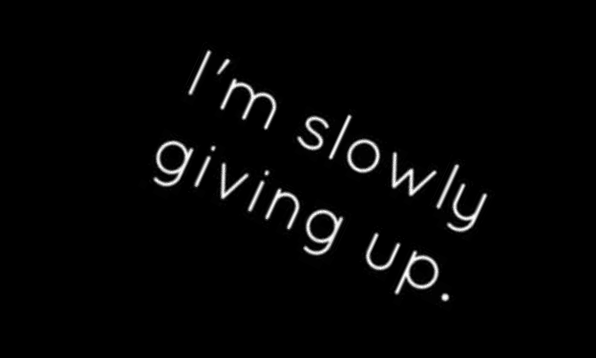
%> input picture Test3.png, 596 x 358 px
$ octave PROGRAMME_5_9.m   (GNU Octave 9; MATLAB toolbox functions it lacks are replaced by stand-ins)
%> lines starting %> are read from the running program, lines starting %| are printed output that depends on the picture; in (x1, y1, x2, y2) boxes, pixels count from 0 and x2, y2 are one past the last pixel; in counts of white or black regions, pixels touching at a corner belong together; the program's own positions count from 1
I=imread('Test3.png'); % input the original image
%> I is the input picture: size 358x596x3 uint8; min 0, max 255, mean 5.9
I = rgb2gray(I);
%> I: size 358x596 uint8
A=im2bw(I);
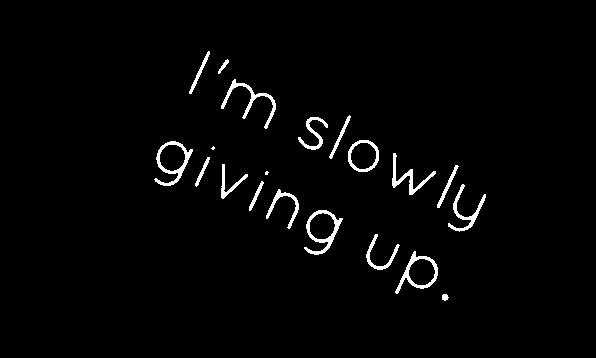
%> A: size 358x596 logical; 2.2% white; 20 white regions (2 under 20 px), largest, box (x1, y1, x2, y2) and area: (304, 210, 343, 255) 474, (154, 141, 193, 186) 464, (221, 79, 276, 129) 450
se=strel('ball',12,0);% Defining the structural elements
BW=imdilate(A,se);% image text dilation
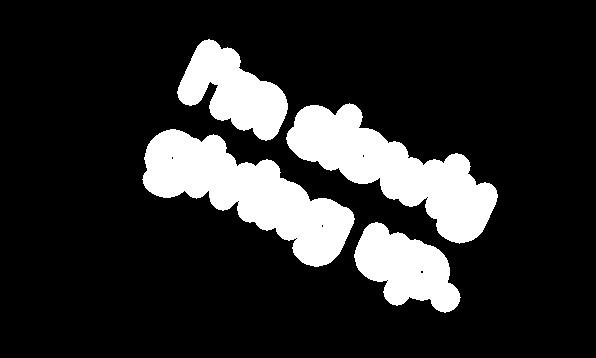
%> BW: size 358x596 logical; 17.1% white; 4 white regions, box (x1, y1, x2, y2) and area: (142, 129, 355, 267) 12656, (286, 103, 498, 244) 12192, (177, 39, 288, 141) 6021, (354, 222, 461, 313) 5713
BW2=bwmorph(BW,'thin',Inf);% image text thinning
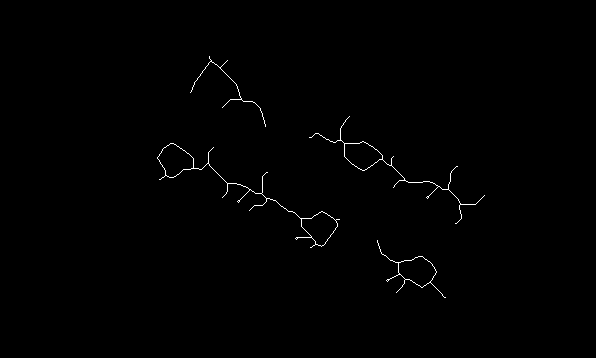
%> BW2: size 358x596 logical; 0.5% white in thin lines or dots, all inside (x1, y1, x2, y2) = (157, 56, 485, 298)
[H,T,R]=hough(BW2);%Hough transform
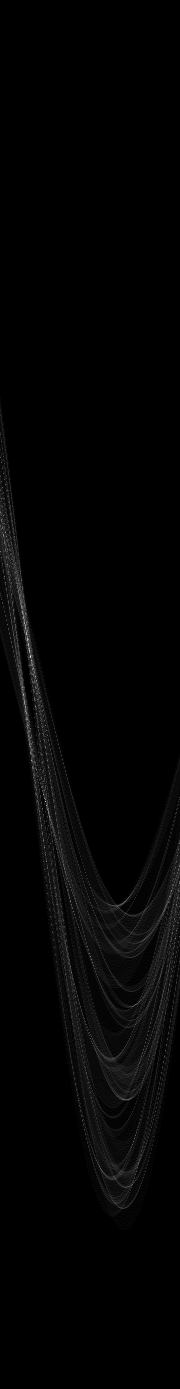
%> H: size 1389x180 double; min 0, max 50, mean 0.8; drawn with min black and max white
%> T = 180 values from -90 to 89; R = 1389 values from -694 to 694
P=houghpeaks(H,5);%extract the peak point
%> P = [657 31; 802 46; 635 27; 695 24; 761 32]
lines=houghlines(BW2,T,R,P);% extract the straight line
%> lines = 4 lines; point1 to point2 (x, y): (248, 188) to (303, 219), (430, 182) to (469, 205), (241, 185) to (278, 203), (210, 58) to (238, 87)
for k=1:length(lines)
    z=[lines(k).point1;lines(k).point2];% extract the coordinate
end
%> this loop made 4 passes
%> z on passes 1 to 4: [248 188; 303 219], [210 58; 238 87], [241 185; 278 203], [430 182; 469 205]
m=(z(2,2)- z(1,2))/(z(2,1)-z(1,1)); % calculate the slope of the line
%> m = 0.59
M=atan(m); %calculate the angle
%> M = 0.533
M=M*180/3.14;
%> M = 30.55
C=imrotate(A,M);% Image correction
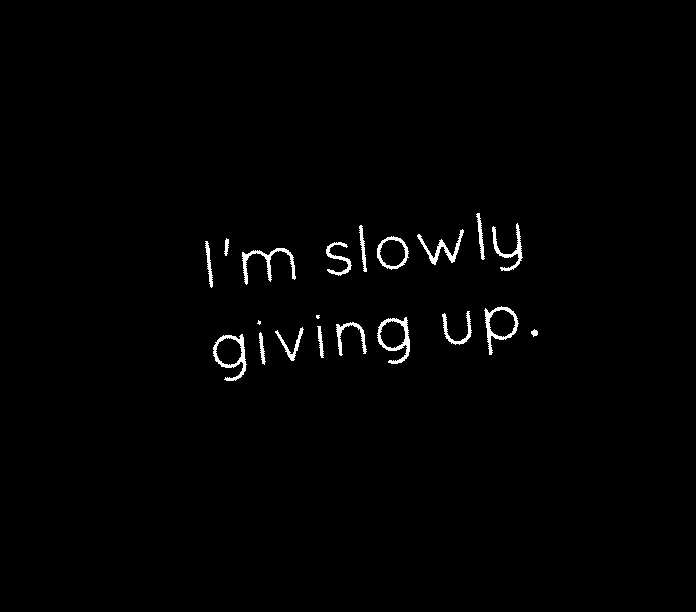
%> C: size 612x696 logical; 1.1% white; 20 white regions (2 under 20 px), largest, box (x1, y1, x2, y2) and area: (377, 317, 410, 364) 476, (213, 334, 247, 381) 464, (242, 248, 296, 285) 450
subplot(1,2,1);
imshow(A);
title('original image');
subplot(1,2,2);
imshow(C);
title('the corrected image');

$ run again, with 1002.jpg saved as Test3.png
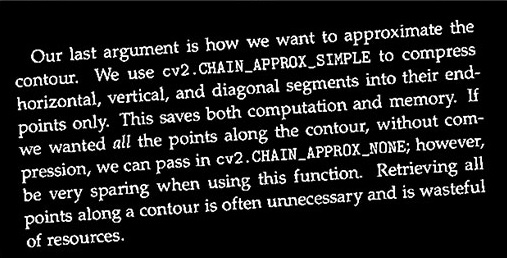
%> input picture 1002.jpg, 507 x 258 px
%> I is the input picture: size 258x507x3 uint8; min 0, max 255, mean 31.2
%> I: size 258x507 uint8
%> `A=im2bw(I);`:
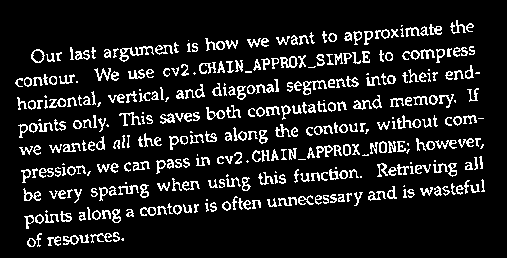
%> A: size 258x507 logical; 11.7% white in thin lines or dots, all inside (x1, y1, x2, y2) = (15, 20, 485, 247)
%> BW: size 258x507 logical; 73.2% white; 3 black regions (2 under 20 px), largest, box (x1, y1, x2, y2) and area: (0, 0, 507, 258) 35081
%> BW2: size 258x507 logical; 0.61% white in thin lines or dots, all inside (x1, y1, x2, y2) = (19, 26, 484, 242)
%> T = 180 values from -90 to 89; R = 1137 values from -568 to 568
%> P = [710 177; 674 91]
%> lines = 1 line; point1 to point2 (x, y): (106, 159) to (106, 229)
%> the loop `for k=1:length(lines)` made 1 pass
%> z on pass 1: [106 159; 106 229]
%> m = Inf
%> `M=atan(m);`: M = 1.57
%> `M=M*180/3.14;`: M = 90.05
%> `C=imrotate(A,M);`:
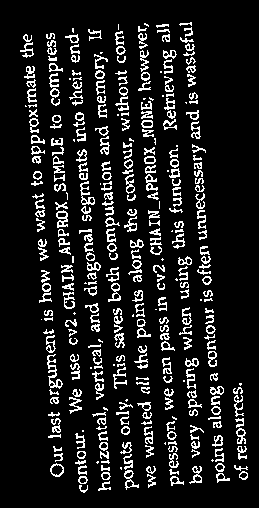
%> C: size 508x259 logical; 11.6% white in thin lines or dots, all inside (x1, y1, x2, y2) = (20, 22, 248, 493)

$ run again, with Test1.jpg saved as Test3.png
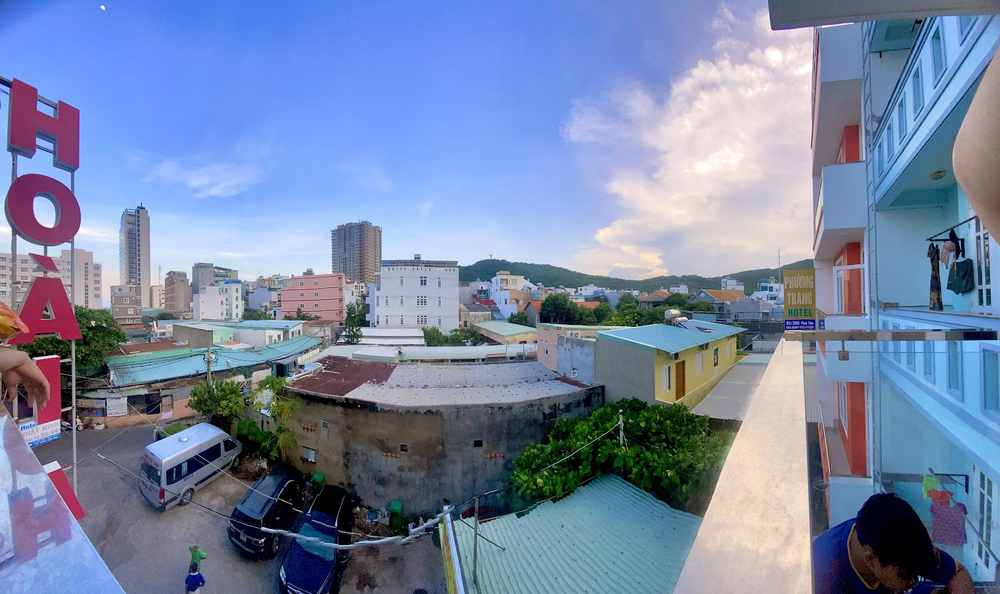
%> input picture Test1.jpg, 1000 x 594 px, shrunk from 1613 x 958 before the run
%> I is the input picture: size 594x1000x3 uint8; mean R, G, B 119, 134.9, 165.9
%> I: size 594x1000 uint8
%> `A=im2bw(I);`:
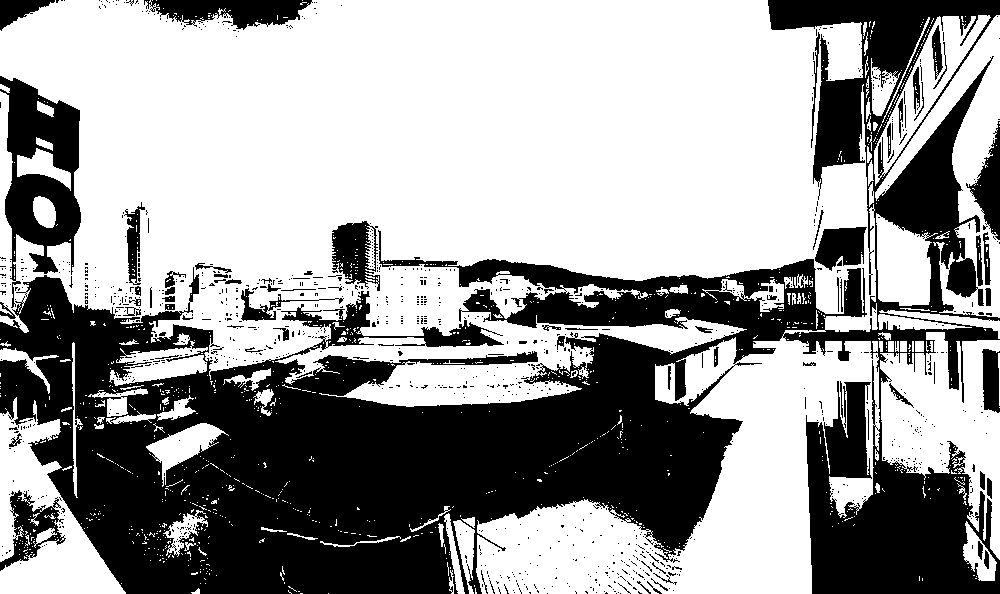
%> A: size 594x1000 logical; 61.2% white; 1087 black regions (1009 under 20 px), largest, box (x1, y1, x2, y2) and area: (0, 0, 1000, 594) 200379, (0, 76, 81, 308) 9114, (144, 0, 313, 30) 3077
%> BW: size 594x1000 logical; 88.8% white; 39 black regions (14 under 20 px), largest, box (x1, y1, x2, y2) and area: (206, 349, 721, 534) 33896, (822, 482, 1000, 594) 10208, (212, 497, 438, 594) 8593
%> BW2: size 594x1000 logical; 1.4% white in thin lines or dots
%> T = 180 values from -90 to 89; R = 2325 values from -1162 to 1162
%> P = [952 1; 1427 91; 980 1; 1519 91; 1831 91]
%> lines = 5 lines; point1 to point2 (x, y): (45, 212) to (275, 212), (265, 207) to (265, 401), (60, 184) to (227, 184), (357, 210) to (357, 375), (669, 172) to (669, 310)
%> the loop `for k=1:length(lines)` made 5 passes
%> z on passes 1 to 5: [45 212; 275 212], [265 207; 265 401], [60 184; 227 184], [357 210; 357 375], [669 172; 669 310]
%> m = Inf
%> `M=atan(m);`: M = 1.57
%> `M=M*180/3.14;`: M = 90.05
%> `C=imrotate(A,M);`:
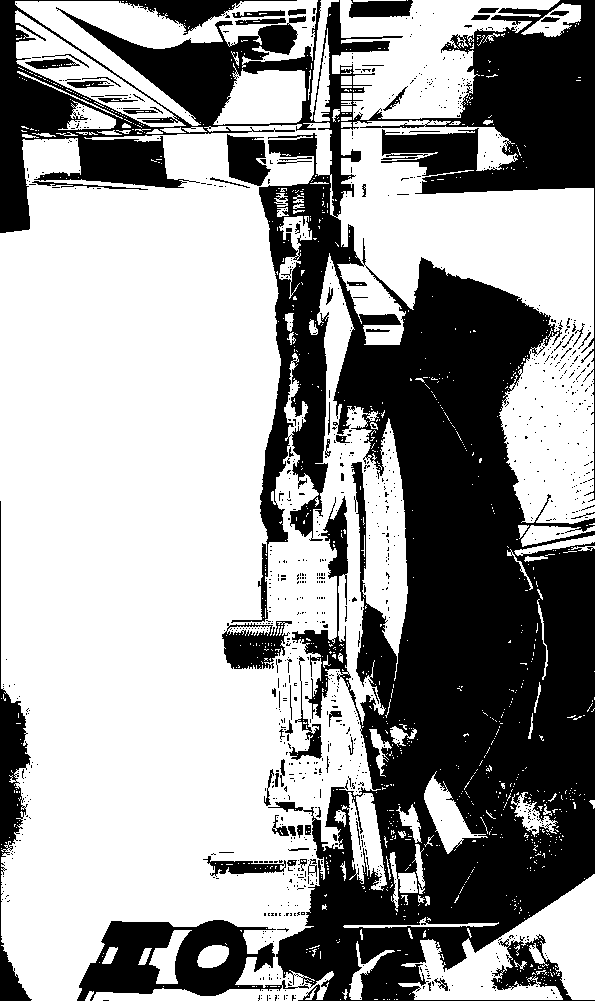
%> C: size 1001x595 logical; 61.1% white; 1053 black regions (981 under 20 px), largest, box (x1, y1, x2, y2) and area: (0, 0, 595, 1001) 205388, (77, 920, 309, 1001) 9114, (0, 501, 32, 1001) 4442
